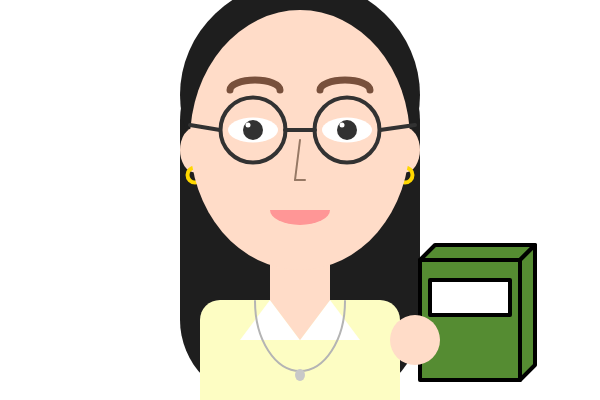
Frame 1 (no input)
Frame 60 (no input): identical to frame 1, image omitted
Frame 120 (the mouse pressed at the canvas centre since frame 60): identical to frame 1, image omitted

The p5.js sketch that drew this single still picture (run headless with seeded random() and noise() and a simulated clock; from frame 60 on, the mouse is pressed at the canvas centre):

// p5.js sketch
// ── sketch.js
function setup() {
  createCanvas(600, 400);
}

function draw() {
  background(255);
  noStroke();

  // 뒷머리
  fill(30); 
  rect(180, 40, 240, 360, 80); 
  ellipse(300, 95, 240, 230);

  // 목 
  fill("#ffdcc8"); 
  rect(270, 230, 60, 100, 20);
  
  // 옷
  fill("#fdfdc3"); 
  rect(200, 300, 200, 300, 20);

  // 셔츠 깃,목2
  fill(255);
  triangle(270, 300, 300, 340, 240, 340);
  triangle(330, 300, 300, 340, 360, 340);
  fill("#ffdcc8"); 
  triangle(270, 300, 300, 340, 330, 300);

  // 목걸이
  stroke(180); strokeWeight(2); noFill();
  arc(300, 301, 90, 140, 0, PI);
  noStroke(); fill(200); ellipse(300, 375, 10, 12);

  // 귀
  fill("#ffdcc8");
  ellipse(195, 150, 30, 45); // 왼쪽
  ellipse(405, 150, 30, 45); // 오른쪽
  
  noFill();
  stroke(255, 215, 0); // 귀걸이
  strokeWeight(4);
  circle(195, 175, 15); // 왼쪽
  circle(405, 175, 15); // 오른쪽
  noStroke();
  
  // 얼굴
  fill("#ffdcc8"); 
  ellipse(300, 140, 220, 260);

  // 눈썹
  noFill(); stroke("#78503c"); strokeWeight(7); strokeCap(ROUND);
  arc(255, 90, 50, 20, PI, TWO_PI); // 왼쪽
  arc(345, 90, 50, 20, PI, TWO_PI); // 오른쪽

  // 눈
  noStroke();
  fill(255); // 흰색 눈동자
  ellipse(253, 130, 50, 25); // 왼쪽
  ellipse(347, 130, 50, 25); // 오른쪽
  fill(50); // 검은 눈동자
  circle(253, 130, 20); // 왼쪽
  circle(347, 130, 20); // 오른쪽
  fill(255); // 안광
  circle(248, 125, 5); // 왼쪽
  circle(342, 125, 5); // 오른쪽

  // 코
  stroke("#967864");
  strokeWeight(2);
  line(300, 140, 295, 180);
  line(295, 180, 305, 180);
  noStroke();

  // 입
  fill("#ff9696"); 
  arc(300, 210, 60, 30, 0, PI);

  // 안경
  noFill(); stroke(50); strokeWeight(4);
  circle(253, 130, 65); // 왼쪽
  circle(347, 130, 65); // 오른쪽
  line(285, 130, 315, 130); // 안경테 가운데
  line(220, 130, 190, 125); // 안경테 왼쪽
  line(380, 130, 415, 125); // 안경테 
  
  // 책
  stroke(0); strokeWeight(4); strokeJoin(ROUND); fill("#558c32");
  quad(420, 260, 520, 260, 535, 245, 435, 245); // 윗면
  quad(520, 260, 535, 245, 535, 365, 520, 380); // 옆면
  rect(420, 260, 100, 120); // 정면
  fill(255); // 책 디테일
  rect(430,280,80,35);

  // 손
  noStroke(); fill("#ffdcc8");
  ellipse(415, 340, 50, 50); 
}
